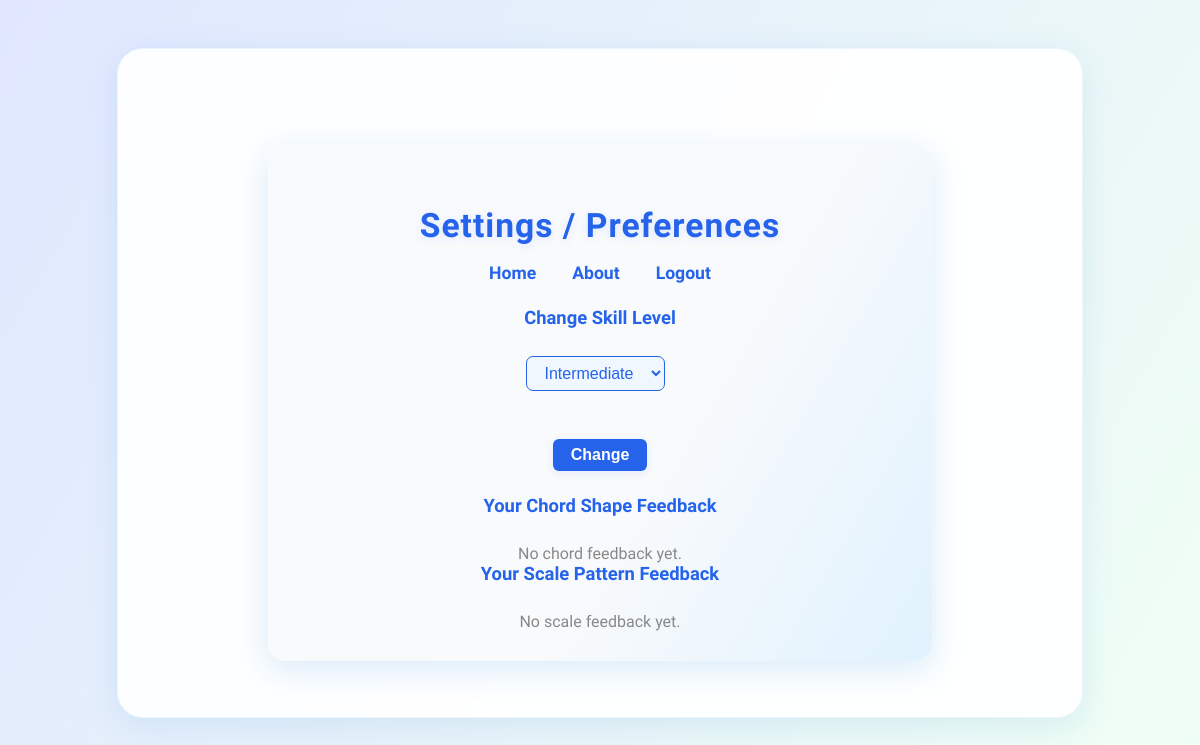
The page /preferences (signed in) on the database as committed earlier.
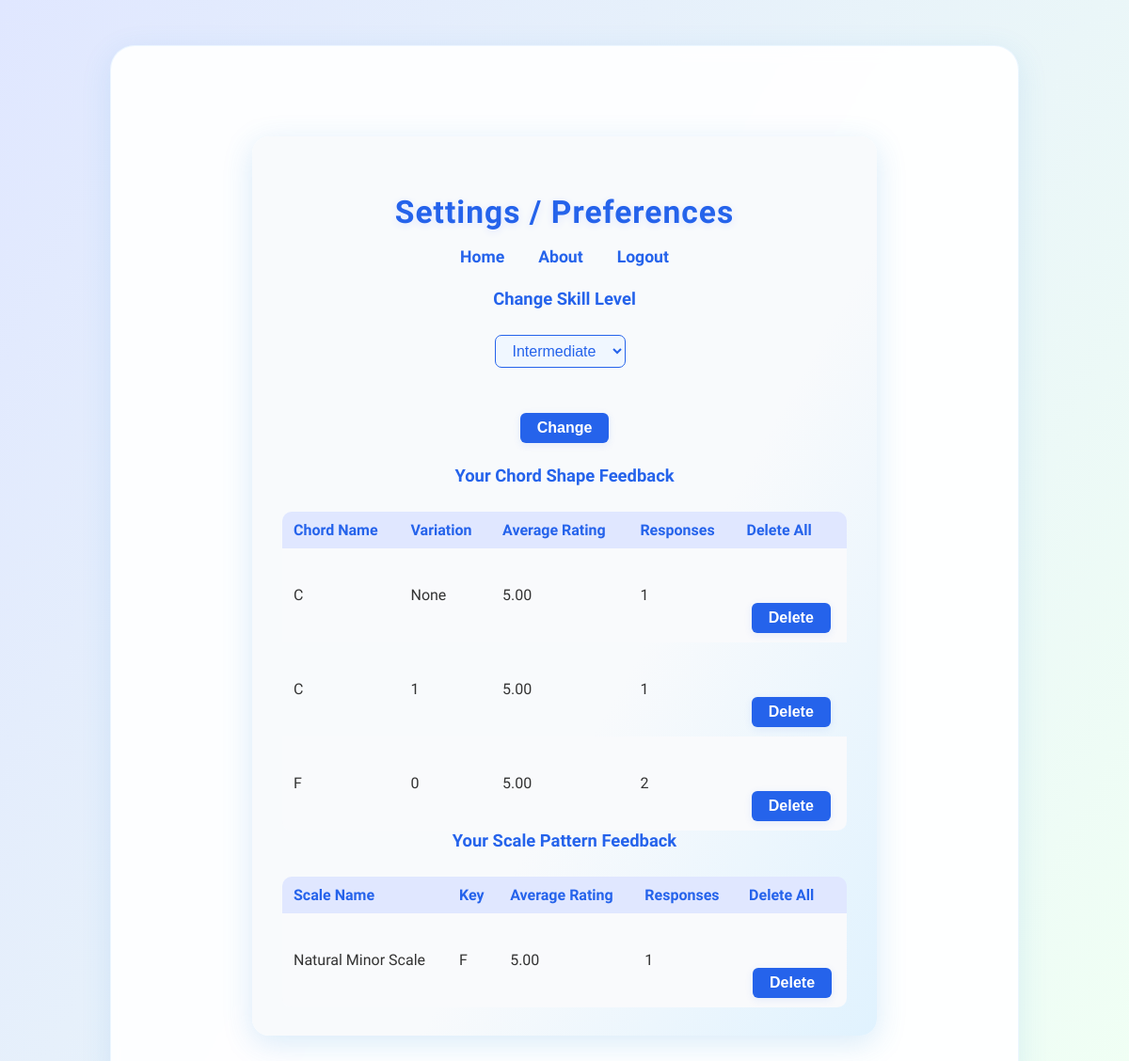
The same page on the database as committed later.
### tables this page shows
CREATE TABLE feedback (id INTEGER PRIMARY KEY, user_id INTEGER, exercise_type TEXT, rating INTEGER, chord_name TEXT, scale_name TEXT, scale_key TEXT, shape_name TEXT, variation_index INTEGER);

### GuitarWarmUp_Coach.py (the view, shortened to what this page needs)
@app.route('/preferences', methods=['GET', 'POST'])
def preferences():
    if 'user_id' not in session:
        return redirect(url_for('login'))
    with engine.connect() as conn:
        chord_feedback = conn.execute(
            text("""
                SELECT chord_name, variation_index, AVG(rating) as avg_rating, COUNT(*) as count
                FROM feedback
                WHERE user_id=:user_id AND exercise_type='single_chord'
                GROUP BY chord_name, variation_index
            """),
            {'user_id': session['user_id']}
        ).fetchall()
        scale_feedback = conn.execute(
            text("""
                SELECT scale_name, scale_key, AVG(rating) as avg_rating, COUNT(*) as count
                FROM feedback
                WHERE user_id=:user_id AND exercise_type='scale'
                GROUP BY scale_name, scale_key
            """),
            {'user_id': session['user_id']}
        ).fetchall()
    skill_level = session.get('skill_level', 'beginner')
    return render_template(
        'preferences.html',
        chord_feedback=chord_feedback,
        scale_feedback=scale_feedback,
        skill_level=skill_level
    )

### templates/preferences.html (shortened to what this page needs)
<!DOCTYPE html>
<html lang="en">
<head>
    <link rel="stylesheet" href="{{ url_for('static', filename='css/styles.css') }}">
</head>
<body>
    <div class="main-container">
        <div class="prefs-card">
            <header>
                <h1>Settings / Preferences</h1>
                <nav>
                    <a href="/">Home</a>
                    <a href="/about">About</a>
                    <a href="/logout" class="logout-btn">Logout</a>
                </nav>
            </header>
            <h2>Change Skill Level</h2>
            <form method="post" style="margin-bottom: 24px;">
                <select name="skill_level">
                    <option value="intermediate" {% if skill_level == 'intermediate' %}selected{% endif %}>Intermediate</option>
                </select>
                <button type="submit" class="prefs-btn">Change</button>
            </form>
            <h2>Your Chord Shape Feedback</h2>
            {% if chord_feedback %}
                <table class="prefs-table">
                    <tr>
                        <th>Chord Name</th>
                        <th>Variation</th>
                        <th>Average Rating</th>
                        <th>Responses</th>
                        <th>Delete All</th>
                    </tr>
                    {% for entry in chord_feedback %}
                    <tr>
                        <td>{{ entry.chord_name }}</td>
                        <td>{{ entry.variation_index }}</td>
                        <td>{{ "%.2f"|format(entry.avg_rating) }}</td>
                        <td>{{ entry.count }}</td>
                        <td>
                            <form method="post" style="display:inline;">
                                <button type="submit" name="delete_pattern" class="prefs-btn" onclick="return confirm('Delete all feedback for this chord shape?');">Delete</button>
                            </form>
                        </td>
                    </tr>
                    {% endfor %}
                </table>
            {% else %}
                <div class="prefs-empty">No chord feedback yet.</div>
            {% endif %}
            <h2>Your Scale Pattern Feedback</h2>
            {% if scale_feedback %}
                <table class="prefs-table">
                    <tr>
                        <th>Scale Name</th>
                        <th>Key</th>
                        <th>Average Rating</th>
                        <th>Responses</th>
                        <th>Delete All</th>
                    </tr>
                    {% for entry in scale_feedback %}
                    <tr>
                        <td>{{ entry.scale_name }}</td>
                        <td>{{ entry.scale_key }}</td>
                        <td>{{ "%.2f"|format(entry.avg_rating) }}</td>
                        <td>{{ entry.count }}</td>
                        <td>
                            <form method="post" style="display:inline;">
                                <button type="submit" name="delete_pattern" class="prefs-btn" onclick="return confirm('Delete all feedback for this scale pattern?');">Delete</button>
                            </form>
                        </td>
                    </tr>
                    {% endfor %}
                </table>
            {% else %}
                <div class="prefs-empty">No scale feedback yet.</div>
            {% endif %}
        </div>
    </div>
</body>
</html>

### static/css/styles.css (style rules this page uses)
body { background: linear-gradient(120deg, #e0e7ff 0%, #f0fff4 100%); font-family: 'Quicksand', Arial, sans-serif; min-height: 100vh; margin: 0; padding: 0; color: #333; text-align: center; }
.main-container { max-width: 900px; margin: 48px auto 0 auto; background: rgba(255, 255, 255, 0.92); border-radius: 26px; box-shadow: 0 8px 32px rgba(52, 144, 220, 0.13); padding: 48px 32px 56px 32px; backdrop-filter: blur(8px); border: 1.5px solid rgba(180, 220, 255, 0.25); text-align: center; }
header { margin-bottom: 24px; }
h1 { text-align: center; margin-bottom: 40px; font-size: 2.7em; letter-spacing: 1.5px; color: #2563eb; font-weight: 800; text-shadow: 0 2px 8px #e0e7ff; }
h2 { text-align: center; margin-bottom: 28px; font-size: 1.6em; color: #059669; font-weight: 700; }
nav { margin-bottom: 24px; }
nav a { color: #2563eb; font-weight: 600; margin: 0 16px; text-decoration: none; font-size: 1.1em; transition: color 0.2s; }
.btn-main, button { display: block; background: #2563eb; color: #fff; border: none; border-radius: 12px; padding: 16px 38px; font-size: 1.15em; font-weight: bold; margin: 48px auto 0 auto; cursor: pointer; transition: background 0.2s, transform 0.15s, box-shadow 0.18s; box-shadow: 0 2px 8px rgba(37, 99, 235, 0.10); }
a { color: #2563eb; text-decoration: underline; font-weight: 600; margin-top: 24px; display: inline-block; transition: color 0.2s; }
select { padding: 7px 14px; border-radius: 7px; border: 1.5px solid #2563eb; font-size: 1em; margin-right: 10px; background: #f0f7ff; color: #2563eb; }
.prefs-card { background: linear-gradient(120deg, #f8fafc 60%, #e0f2fe 100%); border-radius: 18px; box-shadow: 0 8px 32px rgba(52, 144, 220, 0.18); padding: 38px 32px 30px 32px; max-width: 600px; margin: 48px auto 0 auto; animation: fadeInCard 0.7s; }
.prefs-card h1 { color: #2563eb; font-size: 2.1em; margin-bottom: 18px; font-weight: 800; letter-spacing: 1px; }
.prefs-card h2 { margin-top: 0; color: #2563eb; font-size: 1.15em; font-weight: 700; }
.prefs-table { width: 100%; border-collapse: collapse; margin-top: 18px; border-radius: 10px; overflow: hidden; }
.prefs-table th, .prefs-table td { padding: 10px 12px; text-align: left; }
.prefs-table th { background: #e0e7ff; color: #2563eb; font-weight: 700; }
.prefs-table tr:nth-child(even) { background: #f9fafc; }
.prefs-btn, .prefs-table button { background: #2563eb; color: #fff; border: none; border-radius: 6px; padding: 7px 18px; font-size: 1em; cursor: pointer; transition: background 0.2s; font-weight: 600; }

Rows that differ between the two databases and show on the page:
added feedback: scale_name "Natural Minor Scale", scale_key "F", avg_rating "5.00", count "1"
Other text that changed with them:
text no longer shown: "No chord feedback yet. No scale feedback yet."
text now shown: "Chord Name Variation Average Rating Responses Delete All Scale Name Key Average Rating Responses Delete All"
new list line: "C None 5.00 1 Delete"
new list line: "C 1 5.00 1 Delete"
new list line: "F 0 5.00 2 Delete"
